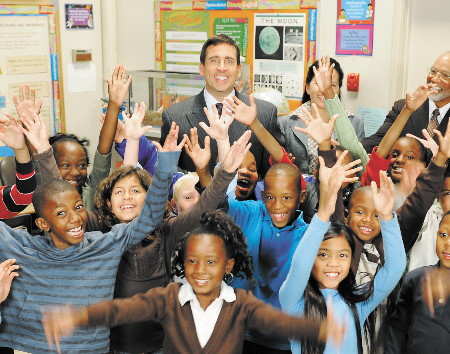
#> input picture newspaper/office.jpg, 450 x 354 px
$ python newspaper.py
#> lines starting #> are read from the running program, lines starting #| are printed output that depends on the picture; after the words box and inside, x2 and y2 are one past the last pixel; in counts of white or black regions, pixels touching at a corner belong together
import cv2
import numpy as np
import sys


# Read source image.
im_src = cv2.imread("office.jpg")
#> im_src is the input picture: shape (354, 450, 3); mean B, G, R 124, 137.7, 148
im_src = cv2.cvtColor(im_src, cv2.COLOR_BGR2GRAY)
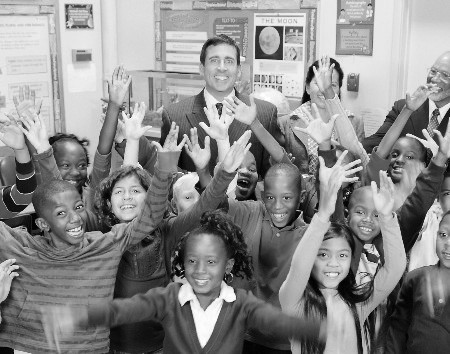
#> im_src: shape (354, 450); min 0, max 255, mean 139.2

# Read destination image newspaper
im_dst = cv2.imread("news.jpg")
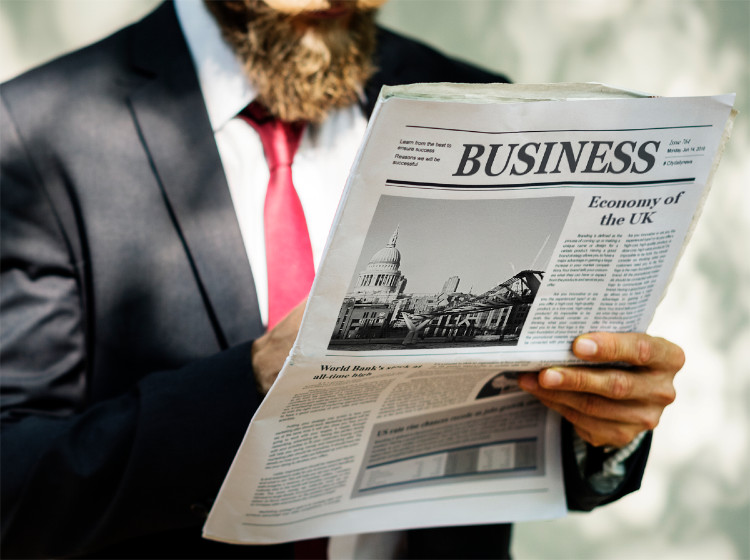
#> input picture newspaper/news.jpg, 750 x 560 px
#> im_dst is the input picture: shape (560, 750, 3); mean B, G, R 122.3, 128.2, 132.6


size = im_src.shape
#> size = (354, 450)

# Create a vector of source points.
pts_src = np.array(
    [[0, 0], [size[1] - 1, 0], [size[1] - 1, size[0] - 1], [0, size[0] - 1]],
    dtype=float,
)
#> pts_src = [[0, 0], [449, 0], [449, 353], [0, 353]]


# location of destination photo
pts_dst = np.array([[383.0, 194.0], [574.0, 198.0], [516.0, 344.0], [328.0, 349.0]])


# Calculate Homography between source and destination points
h, status = cv2.findHomography(pts_src, pts_dst)
#> status = [1, 1, 1, 1]

# Warp source image
im_temp = cv2.warpPerspective(im_src, h, (im_dst.shape[1], im_dst.shape[0]))
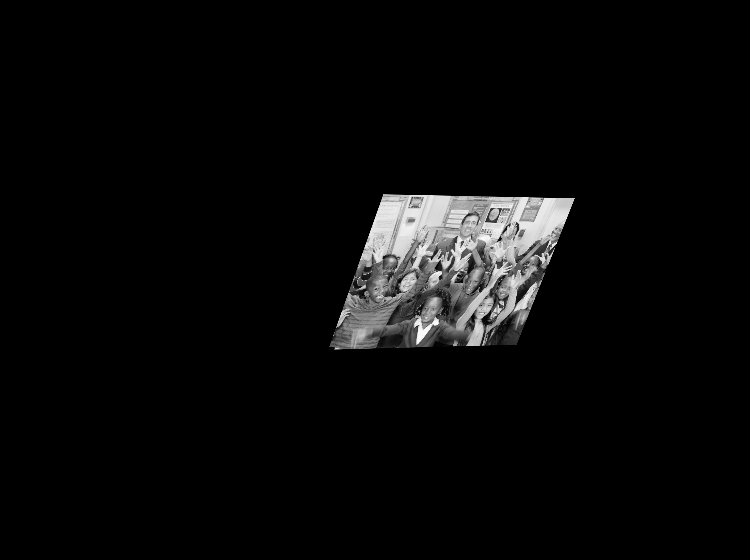
#> im_temp: shape (560, 750); min 0, max 255, mean 9.6
im_temp = cv2.cvtColor(im_temp, cv2.COLOR_GRAY2BGR)
#> im_temp: shape (560, 750, 3)

# Black out polygonal area in destination image.
cv2.fillConvexPoly(im_dst, pts_dst.astype(int), 0, 16)
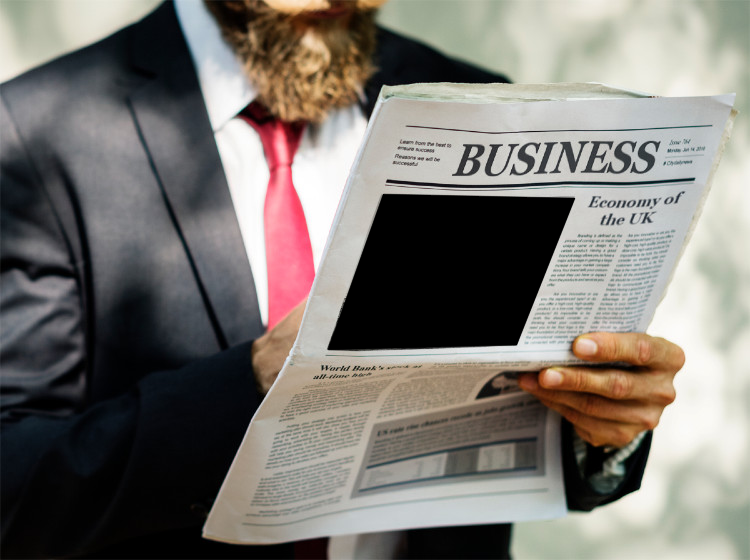
#> im_dst: shape (560, 750, 3); 7.02% of pixels changed, all inside (x1, y1, x2, y2) = (327, 193, 576, 351)

# Add warped source image to destination image.
# im_dst = im_dst + im_temp
im_dst = cv2.addWeighted(im_dst, 0.9, im_temp, 0.4, 0)
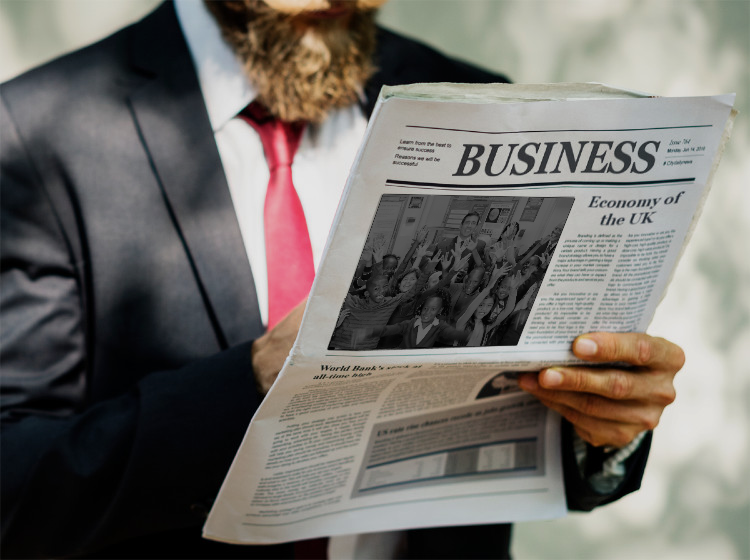
#> im_dst: shape (560, 750, 3); mean B, G, R 105.8, 110.8, 114.8

# Display image.
cv2.imshow("Image", im_dst)
cv2.imwrite("o.jpg", im_dst)
cv2.waitKey(0)
